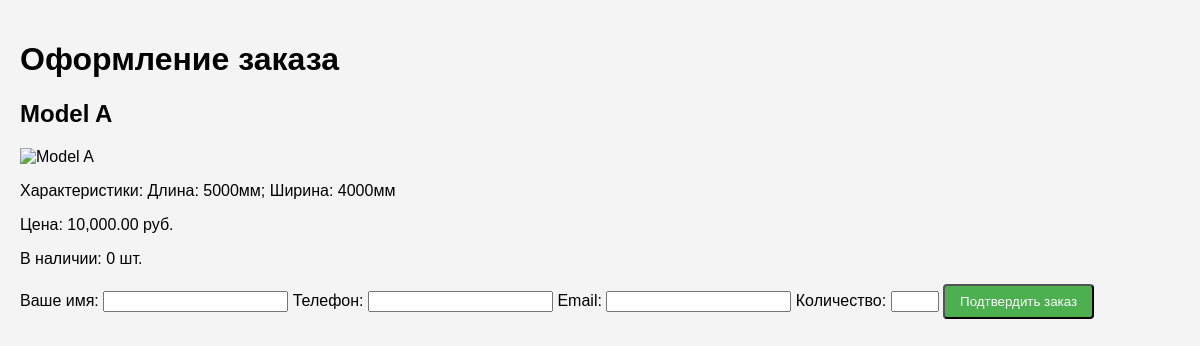
The app's page /order.php?id=1 with its own data.
### tables this page shows
CREATE TABLE `machines` (
  `machine_id` int(11) NOT NULL,
  `model_name` varchar(255) NOT NULL COMMENT 'Модель станка',
  `manufacturer` varchar(255) NOT NULL COMMENT 'Производитель',
  `price` decimal(10,2) NOT NULL COMMENT 'Цена',
  `stock_quantity` int(11) NOT NULL COMMENT 'Количество на складе',
  `specification_id` int(11) DEFAULT NULL COMMENT 'ID спецификации',
  `sort` int(11) NOT NULL DEFAULT 500 COMMENT 'Порядок сортировки',
  `image` varchar(255) DEFAULT NULL COMMENT 'Путь к изображению'
);

### order.php (the view, shortened to what this page needs)
<?php
$conn = new mysqli('localhost', 'root', '', 'machines_db');
$machine_id = intval($_GET['id']);
$sql = "SELECT m.*,
        (SELECT GROUP_CONCAT(c.name, ': ', mc.value SEPARATOR '; ')
         FROM machine_characteristics mc
         JOIN characteristics c ON mc.characteristic_id = c.id
         WHERE mc.machine_id = m.machine_id) as characteristics
        FROM machines m
        WHERE m.machine_id = ?";
$stmt = $conn->prepare($sql);
$stmt->bind_param("i", $machine_id);
$stmt->execute();
$result = $stmt->get_result();
$machine = $result->fetch_assoc();
?>
<!DOCTYPE html>
<html lang="ru">
<head>
    <link rel="stylesheet" href="styles.css">
</head>
<body>
    <div class="container">
        <h1>Оформление заказа</h1>
        <div class="order-details">
            <h2><?= htmlspecialchars($machine['model_name']) ?></h2>
            <img src="<?= htmlspecialchars($machine['image'] ?? 'placeholder.jpg') ?>" alt="<?= htmlspecialchars($machine['model_name']) ?>">
            <p>Характеристики: <?= htmlspecialchars($machine['characteristics'] ?? 'Нет данных') ?></p>
            <p>Цена: <?= number_format($machine['price'], 2) ?> руб.</p>
            <p>В наличии: <?= $machine['stock_quantity'] ?> шт.</p>
            <form action="process_order.php" method="post">
                <label for="name">Ваше имя:</label>
                <input type="text" id="name" name="name" required>
                <label for="phone">Телефон:</label>
                <input type="tel" id="phone" name="phone" required>
                <label for="email">Email:</label>
                <input type="email" id="email" name="email" required>
                <label for="quantity">Количество:</label>
                <input type="number" id="quantity" name="quantity" min="1" max="<?= $machine['stock_quantity'] ?>" required>
                <button type="submit" class="order-btn">Подтвердить заказ</button>
            </form>
        </div>
    </div>
</body>
</html>

### styles.css (style rules this page uses)
body { font-family: Arial, sans-serif; background-color: #f4f4f4; margin: 0; padding: 20px; }
.container { max-width: 1200px; margin: 0 auto; }
.order-btn { background-color: #4CAF50; color: white; text-decoration: none; padding: 8px 15px; border-radius: 4px; transition: background-color 0.3s; }

### records on screen
machines: model_name "Model A", price "10,000.00", stock_quantity "0"

### other values on screen
$machine['characteristics'] "Длина: 5000мм; Ширина: 4000мм"
